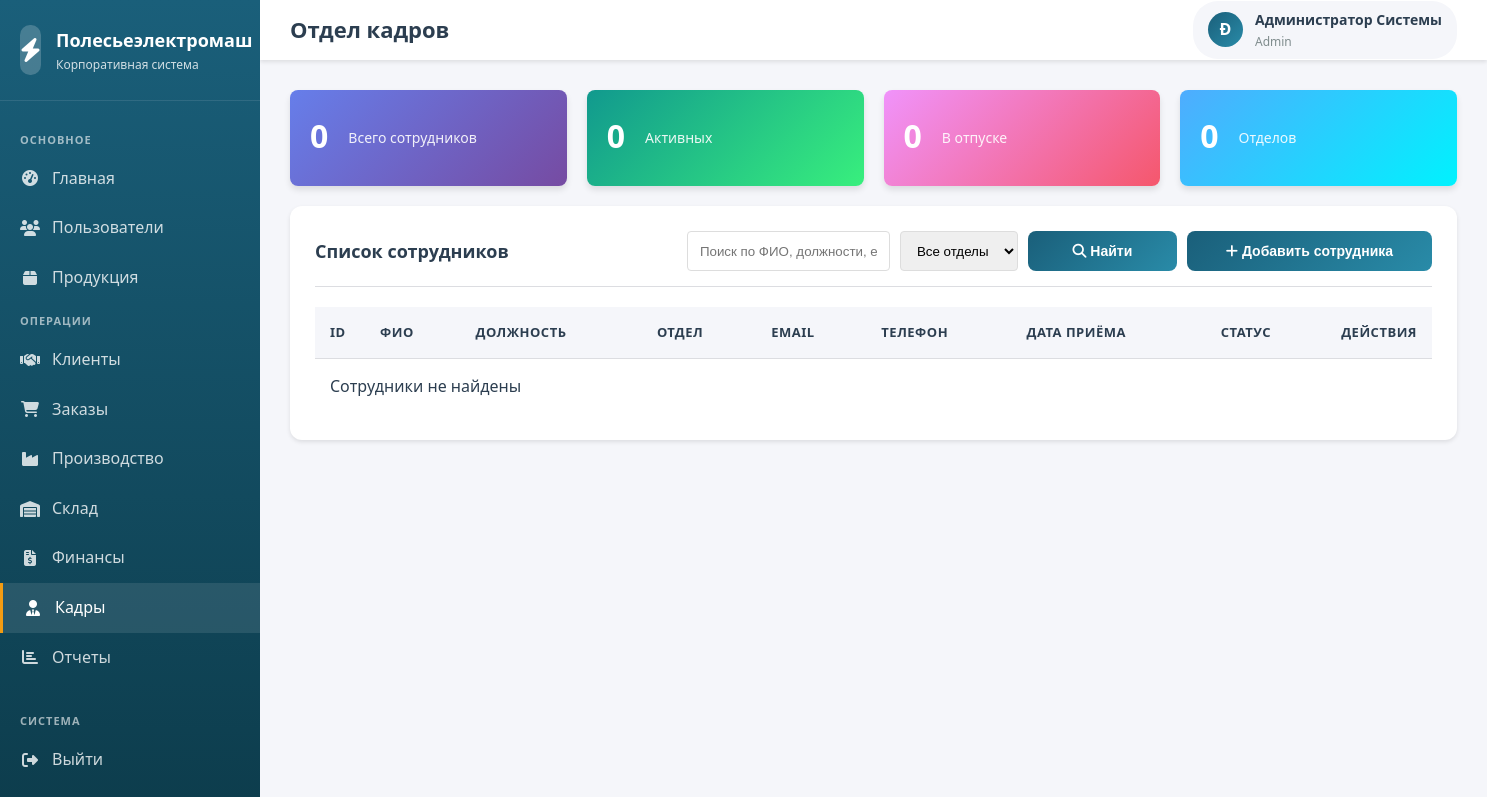
Page /modules/hr/index.php (signed in) on the earlier database version.
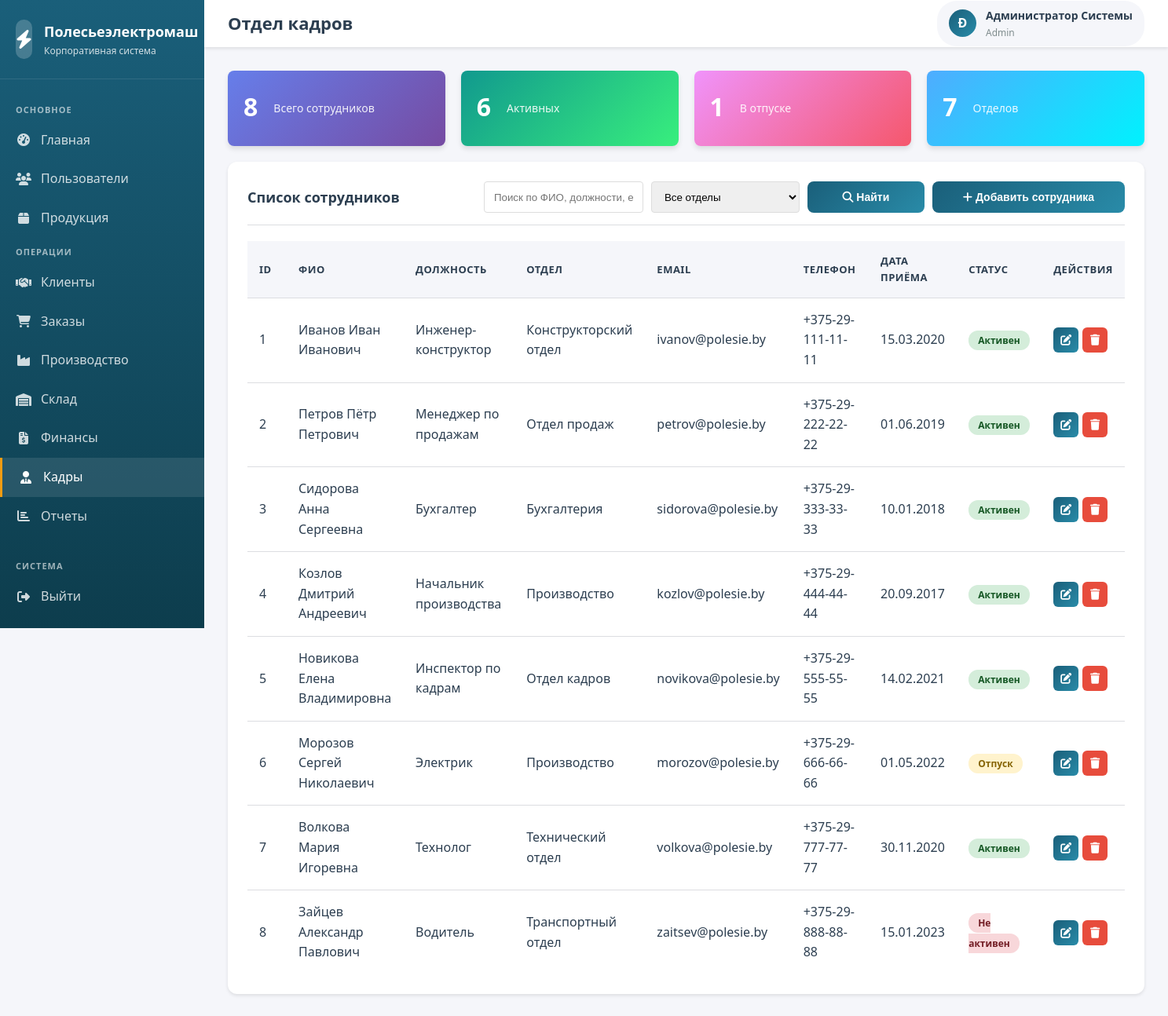
Same page on the later database version.
### tables this page shows
CREATE TABLE employees (
    id INT AUTO_INCREMENT PRIMARY KEY,
    full_name VARCHAR(200) NOT NULL,
    email VARCHAR(100),
    phone VARCHAR(20),
    position VARCHAR(100) NOT NULL,
    department VARCHAR(100) NOT NULL,
    hire_date DATE,
    salary DECIMAL(10,2),
    status ENUM('active', 'inactive', 'vacation') DEFAULT 'active',
    notes TEXT,
    created_at TIMESTAMP DEFAULT CURRENT_TIMESTAMP,
    updated_at TIMESTAMP DEFAULT CURRENT_TIMESTAMP ON UPDATE CURRENT_TIMESTAMP,
    INDEX idx_department (department),
    INDEX idx_status (status),
    INDEX idx_full_name (full_name)
);

### includes/config.php (called while the page is built, shortened)
<?php
function isLoggedIn() {
    return isset($_SESSION['user_id']) && isset($_SESSION['user_role']);
}
function hasRole($allowedRoles) {
    return in_array($_SESSION['user_role'], $allowedRoles);
}
?>

### modules/hr/index.php (the view, shortened to what this page needs)
<?php
require_once '../../includes/config.php';
$pdo = getDBConnection();
$searchQuery = $_GET['search'] ?? '';
$filterParams = [];
$sql = "SELECT * FROM employees";
$sql .= " ORDER BY created_at DESC";
try {
    $stmt = $pdo->prepare($sql);
    $stmt->execute($filterParams);
    $employees = $stmt->fetchAll();
    $stmt = $pdo->query("SELECT DISTINCT department FROM employees WHERE department IS NOT NULL AND department != '' ORDER BY department");
    $departments = $stmt->fetchAll(PDO::FETCH_COLUMN);
} catch (PDOException $e) {
    $error = 'Ошибка получения данных: ' . $e->getMessage();
    error_log($e->getMessage());
}
$userFullName = $_SESSION['full_name'];
$initials = strtoupper(substr($userFullName, 0, 1));
?>
<!DOCTYPE html>
<html lang="ru">
<head>
    <link rel="stylesheet" href="../../assets/css/style.css">
    <link rel="stylesheet" href="https://cdnjs.cloudflare.com/ajax/libs/font-awesome/6.4.0/css/all.min.css">
</head>
<body>
    <div class="dashboard-container">
        <aside class="sidebar">
            <div class="sidebar-header">
                <div class="sidebar-logo">
                    <div class="logo-icon">
                        <i class="fas fa-bolt"></i>
                    </div>
                    <div class="logo-text">
                        <h2>Полесьеэлектромаш</h2>
                        <p>Корпоративная система</p>
                    </div>
                </div>
            </div>
            <?php
            $basePath = '../../';
            include '../../includes/sidebar.php';
            ?>
        </aside>
        <div class="main-content">
            <header class="header">
                <div class="header-left">
                    <div class="header-title">
                        <h1>Отдел кадров</h1>
                    </div>
                </div>
                <div class="header-right">
                    <div class="user-info">
                        <div class="user-avatar">
                            <?php echo $initials; ?>
                        </div>
                        <div class="user-details">
                            <span class="user-name"><?php echo htmlspecialchars($userFullName); ?></span>
                            <span class="user-role"><?php echo ucfirst($_SESSION['user_role']); ?></span>
                        </div>
                    </div>
                </div>
            </header>
            <div class="content-area">
                <div class="stats-grid">
                    <div class="stat-card">
                        <div class="stat-number"><?php echo count($employees); ?></div>
                        <div class="stat-label">Всего сотрудников</div>
                    </div>
                    <div class="stat-card green">
                        <div class="stat-number"><?php echo count(array_filter($employees, fn($e) => $e['status'] === 'active')); ?></div>
                        <div class="stat-label">Активных</div>
                    </div>
                    <div class="stat-card orange">
                        <div class="stat-number"><?php echo count(array_filter($employees, fn($e) => $e['status'] === 'vacation')); ?></div>
                        <div class="stat-label">В отпуске</div>
                    </div>
                    <div class="stat-card blue">
                        <div class="stat-number"><?php echo count($departments); ?></div>
                        <div class="stat-label">Отделов</div>
                    </div>
                </div>
                <div class="card">
                    <div class="card-header">
                        <h2 class="card-title">Список сотрудников</h2>
                        <div style="display: flex; gap: 10px; align-items: center;">
                            <form method="GET" action="" style="display: flex; gap: 10px;">
                                <input type="text" name="search" placeholder="Поиск по ФИО, должности, email..."
                                       value="<?php echo htmlspecialchars($searchQuery); ?>"
                                       style="padding: 8px 12px; border: 1px solid #ddd; border-radius: 4px; width: 250px;">
                                <select name="department" style="padding: 8px 12px; border: 1px solid #ddd; border-radius: 4px;">
                                    <option value="">Все отделы</option>
                                </select>
                                <button type="submit" class="btn btn-primary">
                                    <i class="fas fa-search"></i> Найти
                                </button>
                            </form>
                            <?php if (hasRole(['admin', 'manager', 'hr_manager'])): ?>
                                <button class="btn btn-primary" onclick="openCreateModal()">
                                    <i class="fas fa-plus"></i> Добавить сотрудника
                                </button>
                            <?php endif; ?>
                        </div>
                    </div>
                    <div class="table-responsive">
                        <table class="data-table">
                            <thead>
                                <tr>
                                    <th style="width: 50px;">ID</th>
                                    <th>ФИО</th>
                                    <th>Должность</th>
                                    <th>Отдел</th>
                                    <th>Email</th>
                                    <th>Телефон</th>
                                    <th>Дата приёма</th>
                                    <th>Статус</th>
                                    <th style="width: 100px;">Действия</th>
                                </tr>
                            </thead>
                            <tbody>
                                <?php if (empty($employees)): ?>
                                    <tr>
                                        <td colspan="9" class="text-center">Сотрудники не найдены</td>
                                    </tr>
                                <?php else: ?>
                                    <?php foreach ($employees as $employee): ?>
                                        <tr>
                                            <td><?php echo $employee['id']; ?></td>
                                            <td class="employee-fullname"><?php echo htmlspecialchars($employee['full_name']); ?></td>
                                            <td><?php echo htmlspecialchars($employee['position']); ?></td>
                                            <td><?php echo htmlspecialchars($employee['department']); ?></td>
                                            <td class="employee-email"><?php echo htmlspecialchars($employee['email'] ?? '-'); ?></td>
                                            <td><?php echo htmlspecialchars($employee['phone'] ?? '-'); ?></td>
                                            <td><?php echo $employee['hire_date'] ? date('d.m.Y', strtotime($employee['hire_date'])) : '-'; ?></td>
                                            <td>
                                                <?php
                                                $statusClass = 'status-active';
                                                $statusText = 'Активен';
                                                if ($employee['status'] === 'inactive') {
                                                    $statusClass = 'status-inactive';
                                                    $statusText = 'Не активен';
                                                } elseif ($employee['status'] === 'vacation') {
                                                    $statusClass = 'status-vacation';
                                                    $statusText = 'Отпуск';
                                                }
                                                ?>
                                                <span class="status-badge <?php echo $statusClass; ?>"><?php echo $statusText; ?></span>
                                            </td>
                                            <td>
                                                <div class="action-buttons">
                                                    <?php if (hasRole(['admin', 'manager', 'hr_manager'])): ?>
                                                        <button class="btn btn-icon btn-primary" onclick="openEditModal(<?php echo $employee['id']; ?>)" title="Редактировать">
                                                            <i class="fas fa-edit"></i>
                                                        </button>
                                                        <button class="btn btn-icon btn-danger" onclick="confirmDelete(<?php echo $employee['id']; ?>, '<?php echo htmlspecialchars($employee['full_name']); ?>')" title="Удалить">
                                                            <i class="fas fa-trash"></i>
                                                        </button>
                                                    <?php endif; ?>
                                                </div>
                                            </td>
                                        </tr>
                                    <?php endforeach; ?>
                                <?php endif; ?>
                            </tbody>
                        </table>
                    </div>
                </div>
            </div>
        </div>
    </div>
</body>
</html>

### includes/sidebar.php (shortened to what this page needs)
<?php
$userRole = $_SESSION['user_role'] ?? 'manager';
$currentMenu = $menuItems[$userRole] ?? $menuItems['manager'];
function isCurrentPage($url) {
    $currentPath = $_SERVER['PHP_SELF'];
    $normalizedUrl = ltrim($url, '/');
    $normalizedPath = ltrim($currentPath, '/');
    return strpos($normalizedPath, $normalizedUrl) !== false ||
           strpos($currentPath, $normalizedUrl) !== false;
}
?>
<nav class="sidebar-menu">
    <?php if (!empty($currentMenu['main'])): ?>
        <div class="menu-category">Основное</div>
        <?php foreach ($currentMenu['main'] as $item): ?>
            <a href="<?php echo $basePath . $item['url']; ?>" class="menu-item <?php echo isCurrentPage($item['url']) ? 'active' : ''; ?>">
                <i class="fas <?php echo $item['icon']; ?>"></i>
                <span><?php echo $item['text']; ?></span>
            </a>
        <?php endforeach; ?>
    <?php endif; ?>
    <?php if (!empty($currentMenu['operations'])): ?>
        <div class="menu-category">Операции</div>
        <?php foreach ($currentMenu['operations'] as $item): ?>
            <a href="<?php echo $basePath . $item['url']; ?>" class="menu-item <?php echo isCurrentPage($item['url']) ? 'active' : ''; ?>">
                <i class="fas <?php echo $item['icon']; ?>"></i>
                <span><?php echo $item['text']; ?></span>
            </a>
        <?php endforeach; ?>
    <?php endif; ?>
    <div class="menu-category" style="margin-top: 20px;">Система</div>
    <a href="<?php echo $basePath; ?>logout.php" class="menu-item">
        <i class="fas fa-sign-out-alt"></i>
        <span>Выйти</span>
    </a>
</nav>

### modules/hr/index.php (style rules this page uses)
.status-badge { padding: 4px 12px; border-radius: 12px; font-size: 12px; font-weight: 600; }
.status-active { background-color: #d4edda; color: #155724; }
.status-inactive { background-color: #f8d7da; color: #721c24; }
.status-vacation { background-color: #fff3cd; color: #856404; }
.action-buttons { display: flex; gap: 5px; }
.btn-icon { padding: 6px 10px; font-size: 14px; }
.employee-email { max-width: 200px; overflow: hidden; text-overflow: ellipsis; }
.employee-fullname { max-width: 180px; overflow: hidden; text-overflow: ellipsis; }
.stats-grid { display: grid; grid-template-columns: repeat(auto-fit, minmax(200px, 1fr)); gap: 20px; margin-bottom: 20px; }
.stat-card { background: linear-gradient(135deg, #667eea 0%, #764ba2 100%); color: white; padding: 20px; border-radius: 8px; box-shadow: 0 4px 6px rgba(0,0,0,0.1); }
.stat-card.green { background: linear-gradient(135deg, #11998e 0%, #38ef7d 100%); }
.stat-card.orange { background: linear-gradient(135deg, #f093fb 0%, #f5576c 100%); }
.stat-card.blue { background: linear-gradient(135deg, #4facfe 0%, #00f2fe 100%); }
.stat-number { font-size: 32px; font-weight: bold; margin-bottom: 5px; }
.stat-label { font-size: 14px; opacity: 0.9; }

Differences in the rows shown:
added employees: id "1", full_name "Иванов Иван Иванович", position "Инженер-конструктор", department "Конструкторский отдел", email "ivanov@polesie.by", phone "+375-29-111-11-11", hire_date "15.03.2020", statusText "Активен"
added employees: id "2", full_name "Петров Пётр Петрович", position "Менеджер по продажам", department "Отдел продаж", email "petrov@polesie.by", phone "+375-29-222-22-22", hire_date "01.06.2019", statusText "Активен"
added employees: id "3", full_name "Сидорова Анна Сергеевна", position "Бухгалтер", department "Бухгалтерия", email "sidorova@polesie.by", phone "+375-29-333-33-33", hire_date "10.01.2018", statusText "Активен"
added employees: id "4", full_name "Козлов Дмитрий Андреевич", position "Начальник производства", department "Производство", email "kozlov@polesie.by", phone "+375-29-444-44-44", hire_date "20.09.2017", statusText "Активен"
added employees: id "5", full_name "Новикова Елена Владимировна", position "Инспектор по кадрам", department "Отдел кадров", email "novikova@polesie.by", phone "+375-29-555-55-55", hire_date "14.02.2021", statusText "Активен"
added employees: id "6", full_name "Морозов Сергей Николаевич", position "Электрик", department "Производство", email "morozov@polesie.by", phone "+375-29-666-66-66", hire_date "01.05.2022", status "Отпуск"
added employees: id "7", full_name "Волкова Мария Игоревна", position "Технолог", department "Технический отдел", email "volkova@polesie.by", phone "+375-29-777-77-77", hire_date "30.11.2020", statusText "Активен"
added employees: id "8", full_name "Зайцев Александр Павлович", position "Водитель", department "Транспортный отдел", email "zaitsev@polesie.by", phone "+375-29-888-88-88", hire_date "15.01.2023", status "Не активен"
Other differences:
count($employees): "0" → "8"
count(array_filter($employees, fn($e) => $e['status'] === 'active')): "0" → "6"
count(array_filter($employees, fn($e) => $e['status'] === 'vacation')): "0" → "1"
count($departments): "0" → "7"
text no longer shown: "Сотрудники не найдены"
